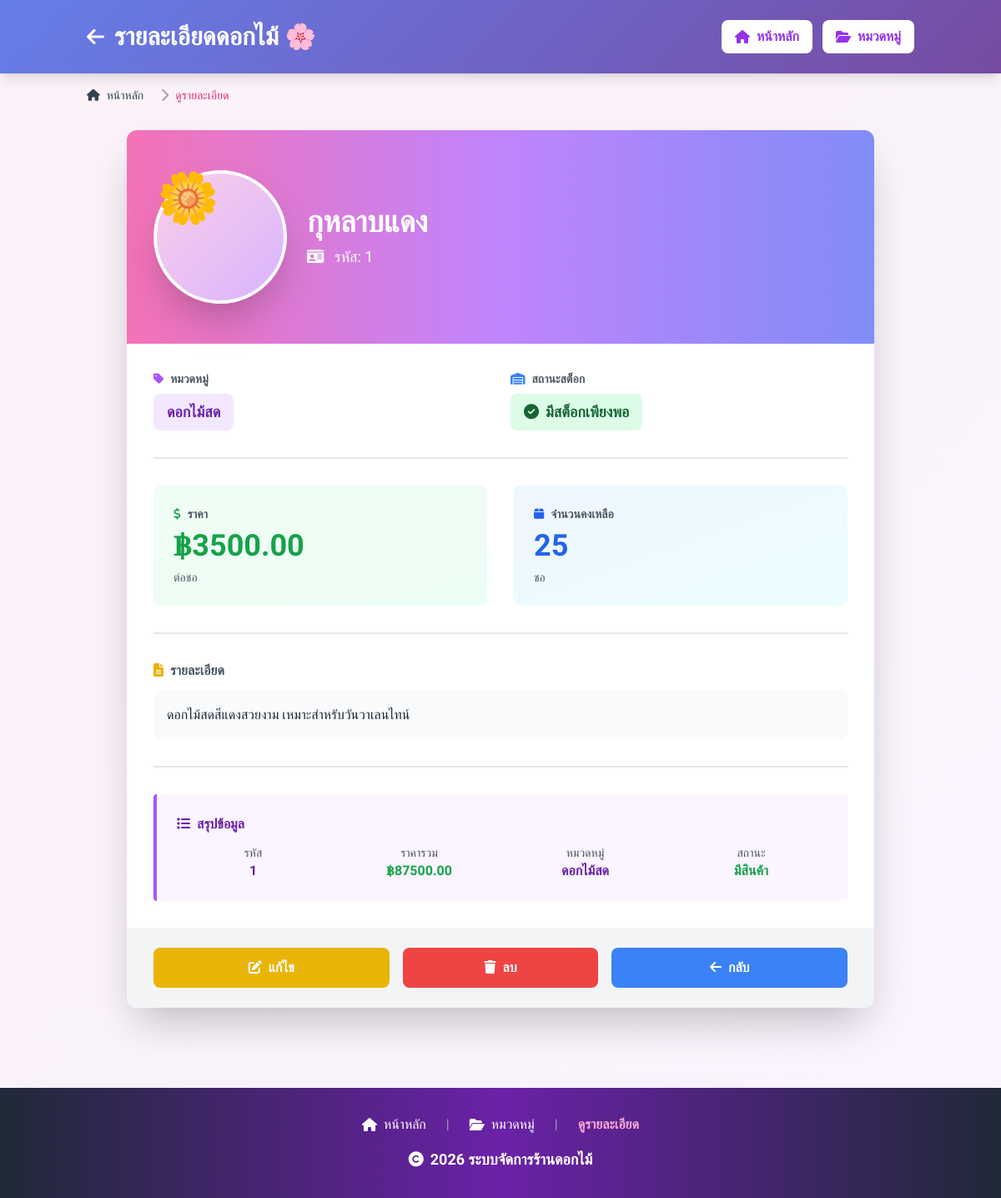
The app's page /flower/1 with its own data.
### tables this page shows
CREATE TABLE Flowers (
    flower_id INTEGER PRIMARY KEY AUTOINCREMENT,
    flower_name TEXT NOT NULL,
    category_id INTEGER NOT NULL,
    price REAL NOT NULL CHECK(price > 0),
    quantity INTEGER NOT NULL CHECK(quantity >= 0),
    description TEXT, image_url TEXT,
    FOREIGN KEY (category_id) REFERENCES Categories(category_id)
);

CREATE TABLE Categories (
    category_id INTEGER PRIMARY KEY AUTOINCREMENT,
    category_name TEXT NOT NULL UNIQUE
);

### app.py (the view)
@app.route('/flower/<int:flower_id>')
def view_flower(flower_id):
    flower = get_flower_by_id(flower_id)
    if not flower:
        flash('❌ ไม่พบดอกไม้นี้', 'error')
        return redirect(url_for('index'))
    return render_template('view_flower.html', flower=flower)

### app.py (called while the page is built)
def get_db_connection():
    conn = sqlite3.connect(DATABASE)
    conn.row_factory = sqlite3.Row
    return conn

def get_flower_by_id(flower_id):
    conn = get_db_connection()
    cursor = conn.cursor()
    cursor.execute('''
        SELECT f.flower_id, f.flower_name, c.category_name, f.price,
               f.quantity, f.description, f.category_id, f.image_url
        FROM Flowers f
        INNER JOIN Categories c ON f.category_id = c.category_id
        WHERE f.flower_id = ?
    ''', (flower_id,))
    flower = cursor.fetchone()
    conn.close()
    return flower

### templates/view_flower.html (shortened to what this page needs)
<!DOCTYPE html>
<html lang="th">
<head>
    <script src="https://cdn.tailwindcss.com"></script>
    <link rel="stylesheet" href="https://cdnjs.cloudflare.com/ajax/libs/font-awesome/6.4.0/css/all.min.css">
</head>
<body class="bg-gradient-to-br from-pink-50 to-purple-50 min-h-screen">
    <header class="gradient-header text-white py-6 shadow-lg">
        <div class="container mx-auto px-4">
            <div class="flex items-center justify-between">
                <div class="flex items-center gap-3">
                    <a href="{{ url_for('index') }}" class="hover:text-gray-200 transition">
                        <i class="fas fa-arrow-left text-2xl"></i>
                    </a>
                    <h1 class="text-3xl font-bold">รายละเอียดดอกไม้ 🌸</h1>
                </div>
                <nav class="flex gap-3">
                    <a href="{{ url_for('index') }}" class="bg-white text-purple-600 px-4 py-2 rounded-lg font-semibold hover:bg-gray-100 transition flex items-center gap-2">
                        <i class="fas fa-home"></i> หน้าหลัก
                    </a>
                    <a href="{{ url_for('categories') }}" class="bg-white text-purple-600 px-4 py-2 rounded-lg font-semibold hover:bg-gray-100 transition flex items-center gap-2">
                        <i class="fas fa-folder-open"></i> หมวดหมู่
                    </a>
                </nav>
            </div>
        </div>
    </header>
    <div class="container mx-auto px-4 mt-4">
        <nav class="flex" aria-label="Breadcrumb">
            <ol class="inline-flex items-center space-x-1 md:space-x-3">
                <li class="inline-flex items-center">
                    <a href="{{ url_for('index') }}" class="inline-flex items-center text-sm font-medium text-gray-700 hover:text-pink-600">
                        <i class="fas fa-home mr-2"></i> หน้าหลัก
                    </a>
                </li>
                <li>
                    <div class="flex items-center">
                        <i class="fas fa-chevron-right text-gray-400 mx-2"></i>
                        <span class="text-sm font-medium text-pink-600">ดูรายละเอียด</span>
                    </div>
                </li>
            </ol>
        </nav>
    </div>
    <main class="container mx-auto px-4 py-8">
        <div class="max-w-4xl mx-auto">
            <div class="detail-card bg-white rounded-xl shadow-2xl overflow-hidden">
                <div class="bg-gradient-to-r from-pink-400 via-purple-400 to-indigo-400 px-8 py-12">
                    <div class="flex flex-col md:flex-row items-center gap-6">
                        <div class="flex-shrink-0">
                            {% if flower['image_url'] %}
                                <div class="w-32 h-32 md:w-40 md:h-40 bg-gradient-to-br from-pink-200 to-purple-300 rounded-full shadow-2xl border-4 border-white flex items-center justify-center text-6xl" style="display: none;">
                                    {% if 'กุหลาบ' in flower['category_name'] %}
                                        🌹
                                    {% elif 'ทานตะวัน' in flower['category_name'] %}
                                        🌻
                                    {% elif 'ลิลลี่' in flower['category_name'] or 'ลิลลี' in flower['category_name'] %}
                                        🌸
                                    {% elif 'ดอกลำดวน' in flower['category_name'] or 'ลำดวน' in flower['category_name'] %}
                                        🌺
                                    {% elif 'ดอกไม้เมืองหนาว' in flower['category_name'] or 'เมืองหนาว' in flower['category_name'] %}
                                        ❄️
                                    {% elif 'ดอกบัว' in flower['category_name'] or 'บัว' in flower['category_name'] %}
                                        🪷
                                    {% else %}
                                        🌼
                                    {% endif %}
                                </div>
                            {% endif %}
                        </div>
                        <div class="text-center md:text-left">
                            <h2 class="text-4xl font-bold text-white mb-2">{{ flower['flower_name'] }}</h2>
                            <p class="text-white text-lg">
                                <i class="fas fa-id-card mr-2"></i>
                                รหัส: {{ flower['flower_id'] }}
                            </p>
                        </div>
                    </div>
                </div>
                <div class="p-8">
                    <div class="grid grid-cols-1 md:grid-cols-2 gap-6 mb-8 pb-8 border-b-2 border-gray-200">
                        <div>
                            <p class="text-gray-600 text-sm font-semibold mb-2">
                                <i class="fas fa-tag text-purple-500 mr-2"></i>หมวดหมู่
                            </p>
                            <div class="inline-block bg-purple-100 text-purple-800 px-4 py-2 rounded-lg font-bold text-lg">
                                {{ flower['category_name'] }}
                            </div>
                        </div>
                        <div>
                            <p class="text-gray-600 text-sm font-semibold mb-2">
                                <i class="fas fa-warehouse text-blue-500 mr-2"></i>สถานะสต็อก
                            </p>
                            <div>
                                {% if flower['quantity'] > 20 %}
                                    <div class="inline-block bg-green-100 text-green-800 px-4 py-2 rounded-lg font-bold text-lg">
                                        <i class="fas fa-check-circle mr-2"></i>มีสต็อกเพียงพอ
                                    </div>
                                {% elif flower['quantity'] > 0 %}
                                    <div class="inline-block bg-yellow-100 text-yellow-800 px-4 py-2 rounded-lg font-bold text-lg">
                                        <i class="fas fa-exclamation-triangle mr-2"></i>สต็อกใกล้หมด
                                    </div>
                                {% else %}
                                    <div class="inline-block bg-red-100 text-red-800 px-4 py-2 rounded-lg font-bold text-lg">
                                        <i class="fas fa-times-circle mr-2"></i>หมดแล้ว
                                    </div>
                                {% endif %}
                            </div>
                        </div>
                    </div>
                    <div class="grid grid-cols-1 md:grid-cols-2 gap-8 mb-8 pb-8 border-b-2 border-gray-200">
                        <div class="bg-gradient-to-br from-green-50 to-emerald-50 p-6 rounded-lg">
                            <p class="text-gray-600 text-sm font-semibold mb-2">
                                <i class="fas fa-dollar-sign text-green-600 mr-2"></i>ราคา
                            </p>
                            <p class="text-4xl font-bold text-green-600">
                                ฿{{ "%.2f"|format(flower['price']) }}
                            </p>
                            <p class="text-gray-600 text-sm mt-2">ต่อชอ</p>
                        </div>
                        <div class="bg-gradient-to-br from-blue-50 to-cyan-50 p-6 rounded-lg">
                            <p class="text-gray-600 text-sm font-semibold mb-2">
                                <i class="fas fa-box text-blue-600 mr-2"></i>จำนวนคงเหลือ
                            </p>
                            <p class="text-4xl font-bold text-blue-600">
                                {{ flower['quantity'] }}
                            </p>
                            <p class="text-gray-600 text-sm mt-2">ชอ</p>
                        </div>
                    </div>
                    <div class="mb-8 pb-8 border-b-2 border-gray-200">
                        <p class="text-gray-600 font-semibold mb-3">
                            <i class="fas fa-file-alt text-yellow-500 mr-2"></i>รายละเอียด
                        </p>
                        {% if flower['description'] %}
                            <p class="text-gray-800 leading-relaxed bg-gray-50 p-4 rounded-lg">
                                {{ flower['description'] }}
                            </p>
                        {% else %}
                            <p class="text-gray-500 italic">ไม่มีรายละเอียดเพิ่มเติม</p>
                        {% endif %}
                    </div>
                    <div class="bg-purple-50 border-l-4 border-purple-500 p-6 rounded">
                        <h3 class="font-bold text-purple-800 mb-3">
                            <i class="fas fa-list mr-2"></i>สรุปข้อมูล
                        </h3>
                        <div class="grid grid-cols-2 md:grid-cols-4 gap-4 text-center">
                            <div>
                                <p class="text-gray-600 text-sm">รหัส</p>
                                <p class="font-bold text-purple-800">{{ flower['flower_id'] }}</p>
                            </div>
                            <div>
                                <p class="text-gray-600 text-sm">ราคารวม</p>
                                <p class="font-bold text-green-600">
                                    ฿{{ "%.2f"|format(flower['price'] * flower['quantity']) }}
                                </p>
                            </div>
                            <div>
                                <p class="text-gray-600 text-sm">หมวดหมู่</p>
                                <p class="font-bold text-purple-800">{{ flower['category_name'] }}</p>
                            </div>
                            <div>
                                <p class="text-gray-600 text-sm">สถานะ</p>
                                <p class="font-bold {% if flower['quantity'] > 0 %}text-green-600{% else %}text-red-600{% endif %}">
                                    {% if flower['quantity'] > 0 %}มีสินค้า{% else %}หมดแล้ว{% endif %}
                                </p>
                            </div>
                        </div>
                    </div>
                </div>
                <div class="bg-gray-100 px-8 py-6 flex gap-4">
                    <a
                        href="{{ url_for('edit_flower', flower_id=flower['flower_id']) }}"
                        class="flex-1 bg-yellow-500 hover:bg-yellow-600 text-white font-bold py-3 px-6 rounded-lg transition text-center"
                    >
                        <i class="fas fa-edit mr-2"></i>แก้ไข
                    </a>
                    <form action="{{ url_for('delete_flower', flower_id=flower['flower_id']) }}" method="POST" class="flex-1" onsubmit="return confirm('คุณแน่ใจหรือว่าจะลบรายการนี้?');">
                        <button type="submit" class="w-full bg-red-500 hover:bg-red-600 text-white font-bold py-3 px-6 rounded-lg transition">
                            <i class="fas fa-trash mr-2"></i>ลบ
                        </button>
                    </form>
                    <a
                        href="{{ url_for('index') }}"
                        class="flex-1 bg-blue-500 hover:bg-blue-600 text-white font-bold py-3 px-6 rounded-lg transition text-center"
                    >
                        <i class="fas fa-arrow-left mr-2"></i>กลับ
                    </a>
                </div>
            </div>
        </div>
    </main>
    <footer class="bg-gradient-to-r from-gray-800 via-purple-800 to-gray-800 text-white text-center py-8 mt-16 shadow-2xl">
        <div class="container mx-auto px-4">
            <div class="flex justify-center gap-6 mb-4">
                <a href="{{ url_for('index') }}" class="text-white hover:text-pink-300 transition flex items-center gap-2">
                    <i class="fas fa-home"></i> หน้าหลัก
                </a>
                <span class="text-gray-400">|</span>
                <a href="{{ url_for('categories') }}" class="text-white hover:text-pink-300 transition flex items-center gap-2">
                    <i class="fas fa-folder-open"></i> หมวดหมู่
                </a>
                <span class="text-gray-400">|</span>
                <span class="text-pink-300 font-semibold">ดูรายละเอียด</span>
            </div>
            <p class="text-lg font-semibold"><i class="fas fa-copyright mr-2"></i>2026 ระบบจัดการร้านดอกไม้</p>
        </div>
    </footer>
</body>
</html>

### templates/view_flower.html (style rules this page uses)
* { font-family: 'Kanit', sans-serif; }
.gradient-header { background: linear-gradient(135deg, #667eea 0%, #764ba2 100%); }
.detail-card { animation: fadeIn 0.5s ease-in-out; }

### records on screen
Flowers: flower_name "กุหลาบแดง", flower_id "1", price "3500.00", quantity "25", description "ดอกไม้สดสีแดงสวยงาม เหมาะสำหรับวันวาเลนไทน์", flower['price']*flower['quantity'] "87500.00"
Categories: category_name "ดอกไม้สด"
